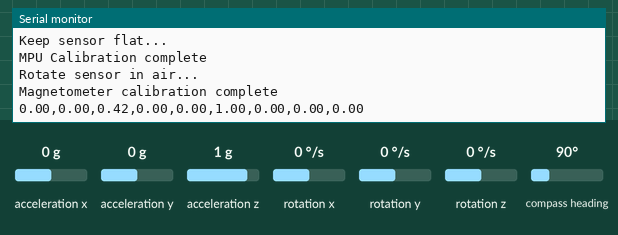
Bench run of a sketch on a simulated ESP32. On the bench: the last lines printed to the serial monitor. Wiring (inferred from the names in the program): QMC5883L compass at I2C address 0x0D; MPU-6050 motion sensor at I2C address 0x68. Inputs (shaded band) come from the test bench; at power-on: acceleration x 0 g, acceleration y 0 g, acceleration z 1 g, rotation x 0 °/s, rotation y 0 °/s, rotation z 0 °/s, compass heading 90°.

Above: at 18.5 s.
18.6 s: acceleration x set to -1.4 g
At 19.9 s:
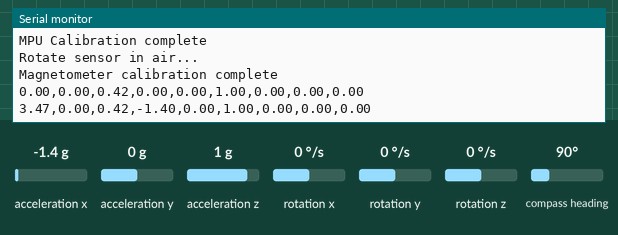
20.1 s: acceleration y set to -1.4 g
At 21.5 s:
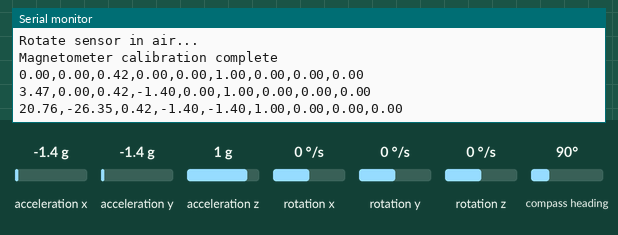
21.6 s: acceleration z set to -1.4 g
23.1 s: rotation x set to -192 °/s
At 24.3 s:
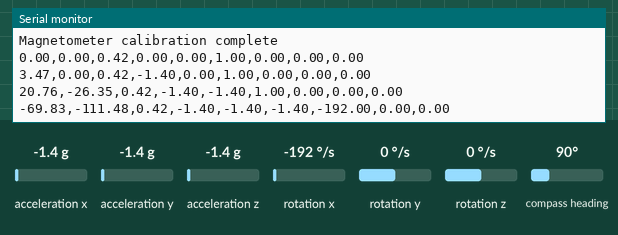
24.6 s: rotation y set to -192 °/s
At 26.1 s:
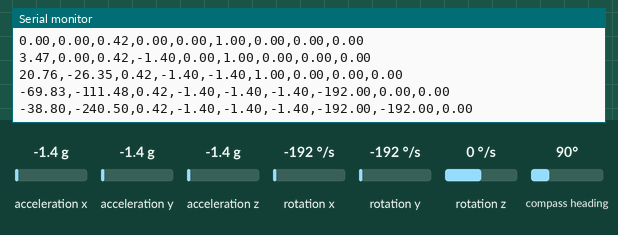
Timing chart, 0 to 27.1 s (numbered marks = the images above; inputs shaded):
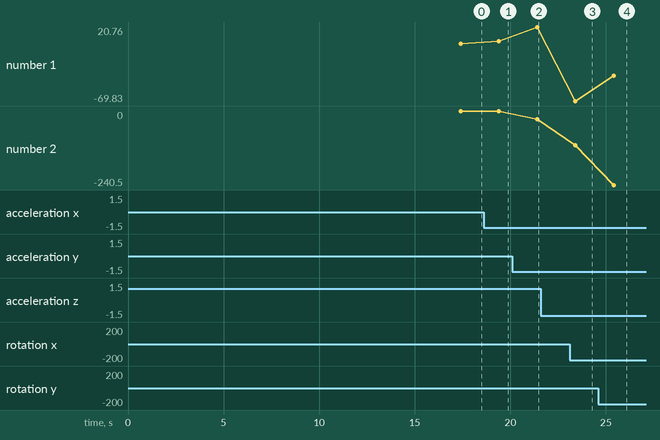

The sketch:

sender.ino
```cpp
#include <Wire.h>
#include <math.h>

// ================= UART =================
#define RXD2 16
#define TXD2 17

// ================= I2C ADDRESSES =================
#define MPU6050_ADDR 0x68
#define QMC5883_ADDR 0x0D

// ================= MPU6050 REGISTERS =================
#define MPU6050_REG_ACCEL_XOUT_H 0x3B
#define MPU6050_REG_PWR_MGMT_1   0x6B

#define ACCEL_SCALE 16384.0
#define GYRO_SCALE 131.0

// ================= GLOBAL OFFSETS =================
double accelOffsetX=0, accelOffsetY=0, accelOffsetZ=0;
double gyroXOffset=0, gyroYOffset=0, gyroZOffset=0;
double magOffsetX=0, magOffsetY=0, magOffsetZ=0;

// ================= KALMAN VARIABLES =================
double Q_angle = 0.001, Q_bias = 0.003, R_measure = 0.03;
double anglePitch=0, biasPitch=0, Ppitch[2][2]={{0,0},{0,0}};
double angleRoll=0, biasRoll=0, Proll[2][2]={{0,0},{0,0}};

unsigned long lastTime;
double dt;

// =====================================================
void setup() {

  Serial.begin(115200);
  Serial2.begin(115200, SERIAL_8N1, RXD2, TXD2);

  Wire.begin();

  MPU6050_init();
  QMC5883_init();

  calibrate_MPU6050();
  calibrate_QMC5883();

  lastTime = millis();

  // Send CSV header
  Serial2.println("pitch,roll,yaw,ax,ay,az,gx,gy,gz");
}

// =====================================================
void loop() {

  double ax, ay, az, gx, gy, gz;
  double mx, my, mz;

  read_MPU6050(ax, ay, az, gx, gy, gz);
  read_QMC5883(mx, my, mz);

  unsigned long now = millis();
  dt = (now - lastTime) / 1000.0;
  lastTime = now;

  double pitchAcc = atan2(-ax, sqrt(ay*ay + az*az)) * 180/PI;
  double rollAcc  = atan2(ay, az) * 180/PI;

  double pitch = Kalman_update(anglePitch, biasPitch, Ppitch, gx, pitchAcc);
  double roll  = Kalman_update(angleRoll, biasRoll, Proll, gy, rollAcc);

  double pitchRad = pitch * PI/180;
  double rollRad  = roll  * PI/180;

  double Xh = mx * cos(pitchRad) + mz * sin(pitchRad);
  double Yh = mx * sin(rollRad)*sin(pitchRad) + my*cos(rollRad) - mz*sin(rollRad)*cos(pitchRad);
  double yaw = atan2(Yh, Xh);

  yaw += 0.00727;

  if (yaw < 0) yaw += 2*PI;
  if (yaw > 2*PI) yaw -= 2*PI;

  double yawDeg = yaw * 180/PI;

  // ================= CREATE CSV =================
  String csv =
    String(pitch) + "," +
    String(roll)  + "," +
    String(yawDeg) + "," +
    String(ax) + "," +
    String(ay) + "," +
    String(az) + "," +
    String(gx) + "," +
    String(gy) + "," +
    String(gz);

  // Send to serial monitor
  Serial.println(csv);

  // Send to second ESP32
  Serial2.println(csv);

  delay(2000);
}

// =====================================================
// ================= MPU6050 FUNCTIONS =================
void MPU6050_init() {
  Wire.beginTransmission(MPU6050_ADDR);
  Wire.write(MPU6050_REG_PWR_MGMT_1);
  Wire.write(0);
  Wire.endTransmission(true);
}

void read_MPU6050(double &ax,double &ay,double &az,double &gx,double &gy,double &gz){

  Wire.beginTransmission(MPU6050_ADDR);
  Wire.write(MPU6050_REG_ACCEL_XOUT_H);
  Wire.endTransmission(false);
  Wire.requestFrom(MPU6050_ADDR,14,true);

  int16_t rawAx = (Wire.read()<<8 | Wire.read());
  int16_t rawAy = (Wire.read()<<8 | Wire.read());
  int16_t rawAz = (Wire.read()<<8 | Wire.read());

  Wire.read(); Wire.read();

  int16_t rawGx = (Wire.read()<<8 | Wire.read());
  int16_t rawGy = (Wire.read()<<8 | Wire.read());
  int16_t rawGz = (Wire.read()<<8 | Wire.read());

  ax = rawAx/ACCEL_SCALE - accelOffsetX;
  ay = rawAy/ACCEL_SCALE - accelOffsetY;
  az = rawAz/ACCEL_SCALE - accelOffsetZ;

  gx = rawGx/GYRO_SCALE - gyroXOffset;
  gy = rawGy/GYRO_SCALE - gyroYOffset;
  gz = rawGz/GYRO_SCALE - gyroZOffset;
}

// =====================================================
// ================= MPU CALIBRATION =================
void calibrate_MPU6050(){

  Serial.println("Keep sensor flat...");
  delay(2000);

  double sumAx=0,sumAy=0,sumAz=0;
  double sumGx=0,sumGy=0,sumGz=0;

  for(int i=0;i<200;i++){

    Wire.beginTransmission(MPU6050_ADDR);
    Wire.write(MPU6050_REG_ACCEL_XOUT_H);
    Wire.endTransmission(false);
    Wire.requestFrom(MPU6050_ADDR,14,true);

    int16_t rawAx = (Wire.read()<<8 | Wire.read());
    int16_t rawAy = (Wire.read()<<8 | Wire.read());
    int16_t rawAz = (Wire.read()<<8 | Wire.read());

    Wire.read(); Wire.read();

    int16_t rawGx = (Wire.read()<<8 | Wire.read());
    int16_t rawGy = (Wire.read()<<8 | Wire.read());
    int16_t rawGz = (Wire.read()<<8 | Wire.read());

    sumAx += rawAx/ACCEL_SCALE;
    sumAy += rawAy/ACCEL_SCALE;
    sumAz += rawAz/ACCEL_SCALE;

    sumGx += rawGx/GYRO_SCALE;
    sumGy += rawGy/GYRO_SCALE;
    sumGz += rawGz/GYRO_SCALE;

    delay(10);
  }

  accelOffsetX = sumAx/200;
  accelOffsetY = sumAy/200;
  accelOffsetZ = sumAz/200 - 1;

  gyroXOffset = sumGx/200;
  gyroYOffset = sumGy/200;
  gyroZOffset = sumGz/200;

  Serial.println("MPU Calibration complete");
}

// =====================================================
// ================= QMC5883 =================
void QMC5883_init(){

  Wire.beginTransmission(QMC5883_ADDR);
  Wire.write(0x0B);
  Wire.write(0x01);
  Wire.endTransmission();

  Wire.beginTransmission(QMC5883_ADDR);
  Wire.write(0x09);
  Wire.write(0x1D);
  Wire.endTransmission();
}

void read_QMC5883(double &mx,double &my,double &mz){

  Wire.beginTransmission(QMC5883_ADDR);
  Wire.write(0x00);
  Wire.endTransmission();
  Wire.requestFrom(QMC5883_ADDR,6);

  int16_t x = Wire.read() | (Wire.read()<<8);
  int16_t y = Wire.read() | (Wire.read()<<8);
  int16_t z = Wire.read() | (Wire.read()<<8);

  mx = x - magOffsetX;
  my = y - magOffsetY;
  mz = z - magOffsetZ;
}

void calibrate_QMC5883(){

  Serial.println("Rotate sensor in air...");
  delay(3000);

  int16_t minX=32767,maxX=-32768;
  int16_t minY=32767,maxY=-32768;
  int16_t minZ=32767,maxZ=-32768;

  unsigned long start=millis();

  while(millis()-start<10000){

    Wire.beginTransmission(QMC5883_ADDR);
    Wire.write(0x00);
    Wire.endTransmission();
    Wire.requestFrom(QMC5883_ADDR,6);

    int16_t x = Wire.read() | (Wire.read()<<8);
    int16_t y = Wire.read() | (Wire.read()<<8);
    int16_t z = Wire.read() | (Wire.read()<<8);

    if(x<minX) minX=x;
    if(x>maxX) maxX=x;

    if(y<minY) minY=y;
    if(y>maxY) maxY=y;

    if(z<minZ) minZ=z;
    if(z>maxZ) maxZ=z;

    delay(100);
  }

  magOffsetX=(maxX+minX)/2.0;
  magOffsetY=(maxY+minY)/2.0;
  magOffsetZ=(maxZ+minZ)/2.0;

  Serial.println("Magnetometer calibration complete");
}

// =====================================================
// ================= KALMAN FILTER =================
double Kalman_update(double &angle,double &bias,double P[2][2],double gyroRate,double accAngle){

  double rate = gyroRate - bias;
  angle += dt * rate;

  P[0][0] += dt*(dt*P[1][1]-P[0][1]-P[1][0]+Q_angle);
  P[0][1] -= dt*P[1][1];
  P[1][0] -= dt*P[1][1];
  P[1][1] += Q_bias*dt;

  double S = P[0][0] + R_measure;

  double K0 = P[0][0]/S;
  double K1 = P[1][0]/S;

  double y = accAngle - angle;

  angle += K0*y;
  bias  += K1*y;

  double P00=P[0][0];
  double P01=P[0][1];

  P[0][0]-=K0*P00;
  P[0][1]-=K0*P01;
  P[1][0]-=K1*P00;
  P[1][1]-=K1*P01;

  return angle;
}
```

Measured:
- after the input at 18.6 s, the serial monitor: prints a new line after 0.80 s (image 1)
- after the input at 20.1 s, the serial monitor: prints a new line after 1.3 s (image 2)
- after the input at 23.1 s, the serial monitor: prints a new line after 0.31 s (image 3)
- after the input at 24.6 s, the serial monitor: prints a new line after 0.81 s (image 4)
- plotted number 1: 0 → 3.47 after the input at 18.6 s, 3.47 → 20.76 after the input at 20.1 s, 20.76 → -69.83 after the input at 23.1 s
- plotted number 2: 0 → -26.35 after the input at 20.1 s, -111.48 → -240.5 after the input at 24.6 s
